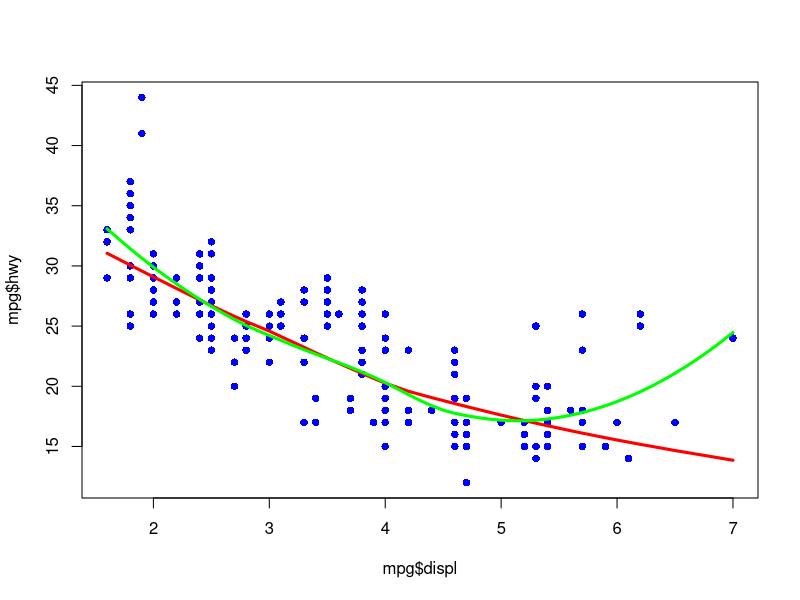
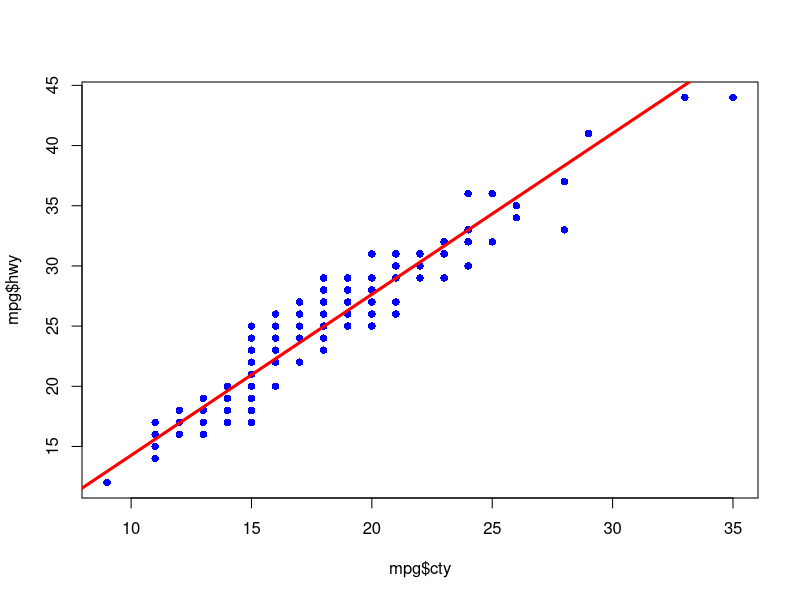
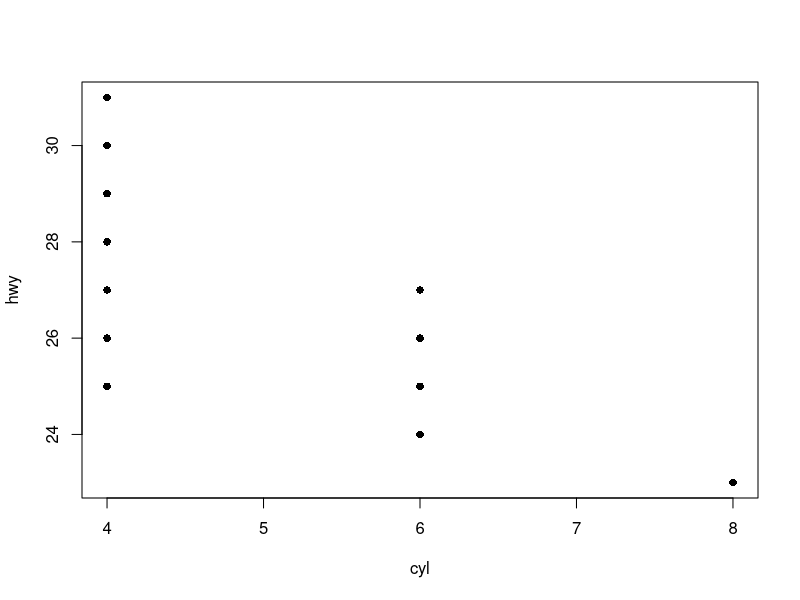
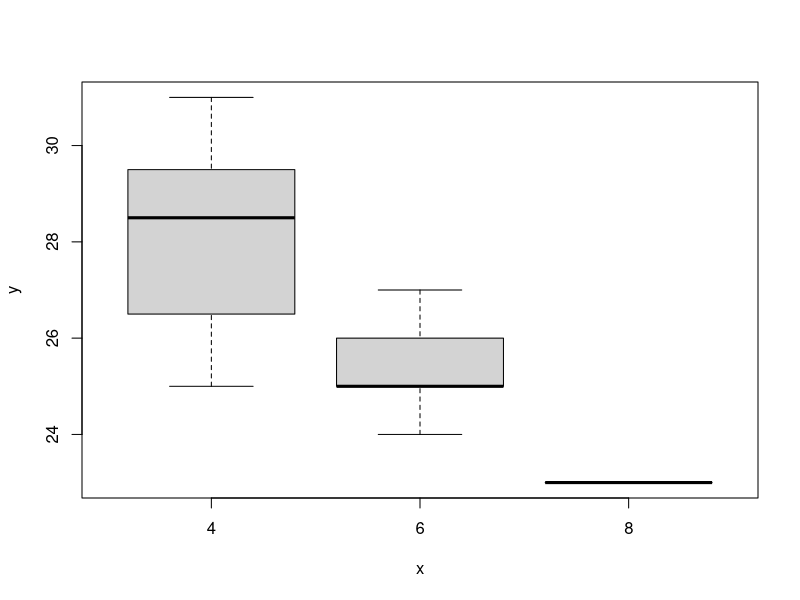
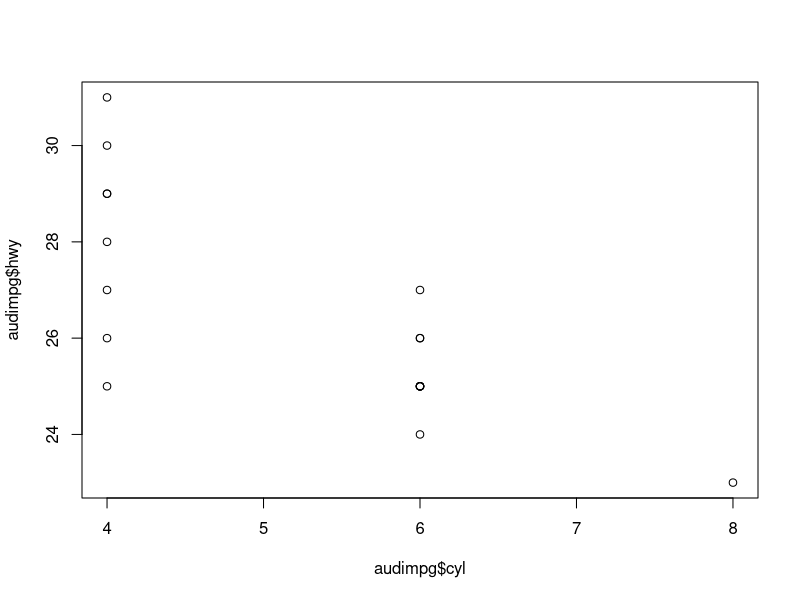
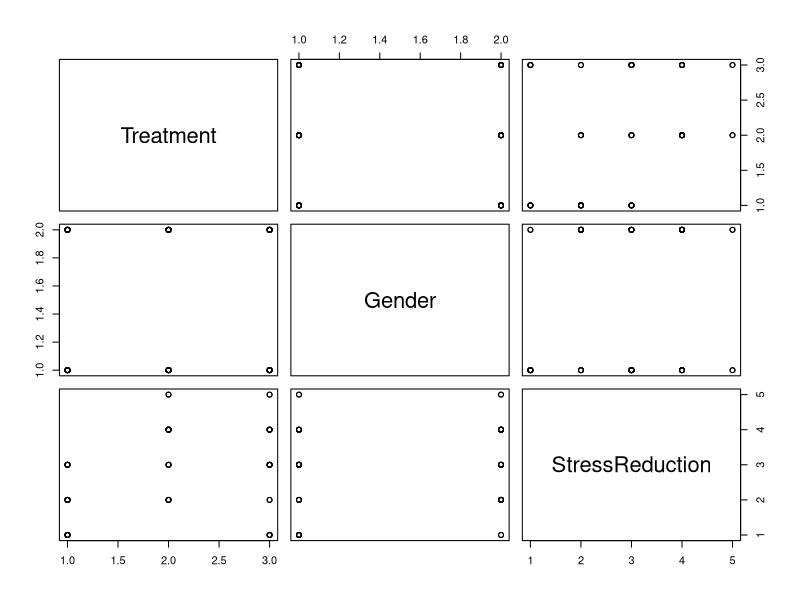

The R source for these figures, in order: (Note: this script raises an error after producing the figures.)
# R Basic Operations (Long Version)
#
# Matthew D. Turner
# mturner46@gsu.edu
# Georgia State University
#
# Presented to the R Users Group/R Meetup Atlanta August 28, 2018.
#
# 2018.02.25 
# Revised: 2018.08.24

# NOTE:
#
# This is a file derived from an introductory meeting of the the GSU R
# users group. We had been asked by students to present some really
# basic operations in R, and this was the result. It is a somewhat
# random assortment of things people want to do in R, but it is not
# covering any particular topic or idea. It uses some basic linear
# models as examples.



## 1: Installing and Attaching Libraries
#
# When adding new features to R - INSTALL (function: install.packages)
# When USING new features in R - ATTACH (function: library or require)
#
# ONLY INSTALL PACKAGES ONCE
#
# Example install: the TIDYverse -- a set of tools that basically
# completely remakes R into a new system!

install.packages("tidyverse")

# Loading packages for use:

library(ggplot2)    # This is what you should usually do
require(MASS)       # Used inside of packages (you see it sometimes)

# To install:
# 
#    install.packages("ggplot2")



## 2: Data Frames
#
# Data frames are spreadsheet-like data storage. You do a lot without
# them, but basically **all** of your primary data will live in them!
# In the examples here we will use the built-in data set 'mpg'. You
# can see details by typing ?ggplot2::mpg

data(mpg)   # Set up data to use
head(mpg)   # Since we loaded ggplot2, our data frames are called *tibbles* now
dim(mpg)    # Rows and columns of data frame
names(mpg)  # Variable names
str(mpg)    # Review of the data structure (with types)

summary(mpg)     # Summary statistics for the variables

# Note that the summary function does not work as well with the
# "tidyverse" packages loaded (via ggplot2). I am not sure why this is
# the case. But with different (or no) packages loaded it works better
# with string or character variables.
#
# Selecting Variables
# 
# Picking out variables, that is columns of data, is done with the
# dollar sign ($) operator. The order is data_frame_name$column_name,
# so for our example:

mpg$hwy    # The highway milage of our cars

# Tables are good for summarizing categorical variables and work with
# tibbles:

table(mpg$cyl)
table(mpg$model)

# An the usual math/stats functions:

mean(mpg$cty)
sd(mpg$cty)
median(mpg$cty)   # and so on...

# In R, factors (categorical or ordinal variables) are treated more
# intelligently than character variables, so we will tell R to treat
# some of the character variables as factors. This uses the factor
# function (the arrow -> is the assignment operator, you can also use
# the equals sign = if you prefer):

mpg2 <- mpg
mpg2$manufacturer <- factor(mpg2$manufacturer) # Tell R manufacturer is a factor

# Compare the manufacturer variable in these outputs:

summary(mpg2)  # R is much smarter with the factor than the string!
summary(mpg)

# Let's do a t-test on hwy versus cty MPG
# 
# To do this we will need to do some arithmetic on variables/columns 
# of the data frame. The usual arithmetic operations work columnwise.

mpgdiff <- mpg$hwy - mpg$cty  # Get all the 234 differences
print(mpgdiff)
t.test(x = mpgdiff, conf.level = 0.99)  # One sample t-test

# Here is how to do it as a paired t-test directly on the original
# data:

t.test(x = mpg$hwy, y = mpg$cty, conf.level = 0.99, paired = TRUE)

# Compare the output from the two versions of the t-test above. Note
# that all of the usual requirements of a t-test are there.

?t.test   # for more info and for settings to change things



## 3: Some quick exploratory plots (Always look at your data!)
#
# Displacement versus highway MPG (w/scatterplot smoother)

plot(mpg$displ, mpg$hwy, pch = 16, col = "blue")         # Scatterplot

# You can add lines to plots with several commands, the simplest one
# is lines; it takes a list of x and y coordinates. The lowess command
# produces these are a result:

lines(lowess(mpg$displ, mpg$hwy), lwd = 3, col = "red")

# There are a variety of scatterplot smoothers available, LOESS (LOcal
# regrESSion) and lowess (LOcally WEighted Scatterplot Smoothing)
# being the two most popular. They vary in terms of their features and
# options and in the amount of work you have to do to use them.
#
# Here is how to add the "loess" smoother to the same figure:

lom <- loess(hwy ~ displ, data = mpg)    # Build the loess model
xax <- seq(1, 7, by = 0.1)               # Get values on x-axis

# What does xax look like?
xax

# Get corresponding y values (the predict function gets these!):
predict(lom, xax)

lines(xax, predict(lom, xax), lwd = 3, col = "green")

# Highway MPG versus city MPG (w/regression line)
#
# R has a simple language for regression (and related) models. See the
# handout included in the repo and the slides.

plot(mpg$cty, mpg$hwy, pch = 16, col = "blue")

fit1 <- lm(hwy ~ cty, data = mpg)              # Fit a regression
abline(fit1, lwd = 3, col = "red")             # Draw regression line

# Compare the previous two examples for loess and the linear model.
# Both of these follow the same general format: plot the points, fit a
# model, call an appropriate plotting function to show the model on
# the data.



## 4: Using Indices (Easy Examples)
#
# Indexing is complicated, but powerful! It uses the **square**
# brackets. In R, **round** brackets are for functions and square
# brackets are for indexing.

head(mpg)

mpg[1,1]   # First row (item/subject/whatever) and first variable
mpg[1,]    # First row, all variables (compare with matlab's :)
mpg[,1]    # ALL rows, first variable (similar to using $)

# The following part is a bit more advanced!!
# 
# Note that R refuses to show us the full list of manufacturers. This
# is reasonable, as there are 234 of these. But what if we want to see
# them all?
#
# R is very type-driven and polymorphic. Objects tend to have at least
# one class/type associated with them that drives R's behavioral
# choices.

x <- mpg[,1]  # Put the manufacturer column in x

dim(x)        # 234 total items
table(x)      # Break out by manufacturer (works right!)

str(x)        # Show us the types of x

# R is *extremely* polymorphic. The print method has rules for how to
# show us data frames and 'tbl' objects (tables/tibbles) we need to
# override this behavior to see all the data:

print(x)           # Follow the rules for the type
print(as.list(x))  # Force R to treat x as a different type

# Back to what we were doing:

mpg[1:10,] # Data for first 10 "subjects" (here cars)

table(mpg$manufacturer)   # How many Audis? Can we grab them?

audimpg <- mpg[mpg$manufacturer == "audi",]  # == means "is equal to"
audimpg

# R allows logical indexing -- if you make a list of TRUE/FALSE values
# then pass this as an index to a data frame (or tibble) it returns
# the ones where it is true. Let's look at that more closely:

mpg$manufacturer == "audi"

# What we did was this, but all in one step:

temporaryVariable <- mpg$manufacturer == "audi"
newVersion <- mpg[temporaryVariable,]

# More ways of picking out variables:

audimpg[,5]          # List the 5th column/variable
audimpg[,"cyl"]      # List all the values of column "cyl" (by name!)
audimpg[,c("hwy","cyl")]  # Pick out two columns



## 5: An example of all of this!
#
# Get the model, highway and city mileage from mpg for ford cars and
# put this into a new data frame.

ford_mileage <- mpg[mpg$manufacturer == "ford", c("model", "hwy", "cty")]
ford_mileage

# People often use the "attach" function to make a data frame part of
# the environment (?attach for more). This is generally considered a
# bad habit by R experts. Rather than using attach() use with() which
# wraps up a data frame with some commands in a local environment.
# (Sort of like a "closure" in computer science.)
#
# Some plots:

with(audimpg, plot(cyl, hwy, pch = 16))
with(audimpg, plot(factor(cyl), hwy))    # Force R to treat cyl as factor

# Note that R is smart enough to recognize that a boxplot is better
# for data that appears to be in groups, in this case the levels of
# cylinders (4, 6, 8).
#
# Compare the use of with() to how we would have done the first plot
# previously:

plot(audimpg$cyl, audimpg$hwy)

# The with() function wraps up the data frame you want to use with the
# commands to be executed. This is useful for many R functions that do
# not have other ways to do this.



## 6: New Topic -- File and Directory Manipulation
#
# Everything you can do in R, you can do with commands at the command
# line. While RStudio lets you change directories, open files, import
# data, etc., it may be necessary for you to **program** this
# behavior. For that you need commands like these:

getwd()            # Where are you? Current working directory
list.files()       # What files are there?
x = list.files()   # Store files in a variable
x[3]



# 7: Importing CSV Data and Basic Stats
#
# Here is a data set on treatment for stress. It is from a designed
# (factorial) experiment. There are 3 treatments, evenly divided by
# gender (30 women and 30 men), and their stress reduction score.

stressdata <- read.csv('dataset_twoway_with_interactions.csv')

plot(stressdata)               # Quick working plot of correlations
summary(stressdata)
levels(stressdata$Treatment)   # List the levels of treatment

with(stressdata, plot(Treatment, StressReduction))  # Quick boxplots
with(stressdata, plot(Gender, StressReduction))

# This is a factor plot, used in psychology to show how relationships
# change for different levels of factors:

with(stressdata,
     interaction.plot(Treatment, Gender, StressReduction, lwd = 3))

# Finally, let's do an ANOVA. This first one models treatment type and
# gender. Each is a main effect.

fit2 <- aov(StressReduction ~ Treatment + Gender, data = stressdata)

fit2             # Printing the model tells you little
summary(fit2)    # This is the actual output most people want

# This version has the same main effects but adds the interaction. 
# Given the interaction plot this is essential for this data! This 
# can be seen in the significance of the interaction term.

fit3 <- aov(StressReduction ~ Treatment + Gender + Treatment:Gender,
            data = stressdata)

summary(fit3)

# In R, functions are polymorphic, that is, they do different things
# when given different sorts of inputs. Look at summary() and plot()
# above. (Also, try doing plot on a linear model or ANOVA result--
# make sure to look in the "console" window, as you will have to press
# the enter/return key a few times.)

plot(fit3)   # This works better for regression than for ANOVA's



# 8. Regression Example
#
# ANOVA is for binary or multi-level independent variables, while
# regression is for contiunuous independent (or predictor) variables.
# In reality, they are really the same machinery underneath, but they
# are rarely taught that way in intro statistics classes. For
# completeness, we will show a regression example here.
#
# NOTE: If you do a lot with designed experiments or standard
# regression, the car library is a good one to have available!

library(car)     # The data lives in this library

data(Prestige)
head(Prestige)

# Prestige variable: Pineo-Porter prestige score for occupation, from
# a social survey conducted in the **mid-1960's**.
#
# Demographic information was collected about the professions that
# were rated for prestige, and they include:
# 
#   + Level of income for each job (1960's dollars; median family income $6,900)
#   + Percentage of women in the job
#   + Education required for each job
#   + Job type: blue collar (bc), white collar (wc), and professional (p)

# More information about this dataset can be found by typing in
# prestige into the "help" bar.
#
# We can pick out just the variables we want:

np <- Prestige[,c(1:4)]  

head(np)
summary(np)
plot(np, pch = 16, col = "blue")

# Centering predictors is valuable for improving interpretation. This
# will make discussing the regression intercept easier. We can do this
# either as simple math or using the scale function. We can directly
# make new variables right in the data frame.

np$education.c <- scale(np$education, center = TRUE, scale = FALSE)
np$prestige.c  <- scale(np$prestige,  center = TRUE, scale = FALSE)
np$women.c     <- scale(np$women,     center = TRUE, scale = FALSE)

summary(np)

# To fit the linear model, we just use the notation language (see
# slides/handout). Traditionally regression focuses on "main effects"
# so we do not include interaction terms. But these terms are actually
# available if you want to go deeper (this falls under names like
# analysis of covariance, etc.)
#
# Here we model income as a function of the others:

m1 <- lm(income ~ education.c + prestige.c + women.c, data = np)
summary(m1)

# As the average education level in a profession does not seem
# significant we can make the model without this term and take a look:

m2 = lm(income ~ prestige.c + women.c, data = np)
summary(m2)

# So for each unit increase in (centered) prestige score, there is an
# increase in income of 165 dollars (USD for year 1965, or so).
# Similarly, as the percentage of women in a career is reduced, the
# income goes up. (Obviously, we are not reading this causally here!)
#
# The intercept of $6797 tells us the average income for a career with
# the average number of years of education, and the average percent of
# women in the job. (Centering allows us to talk like this -- without
# doing that we would have a harder time discussing intercepts.)
#
# Some people want the "ANOVA Table" for a regression problem, this
# can be obtained by:

anova(m2)

# To do a model comparison you can ask the anova function to compare
# the models (in this case there is no significant difference, as we
# might expect):

anova(m1,m2)

# EOF